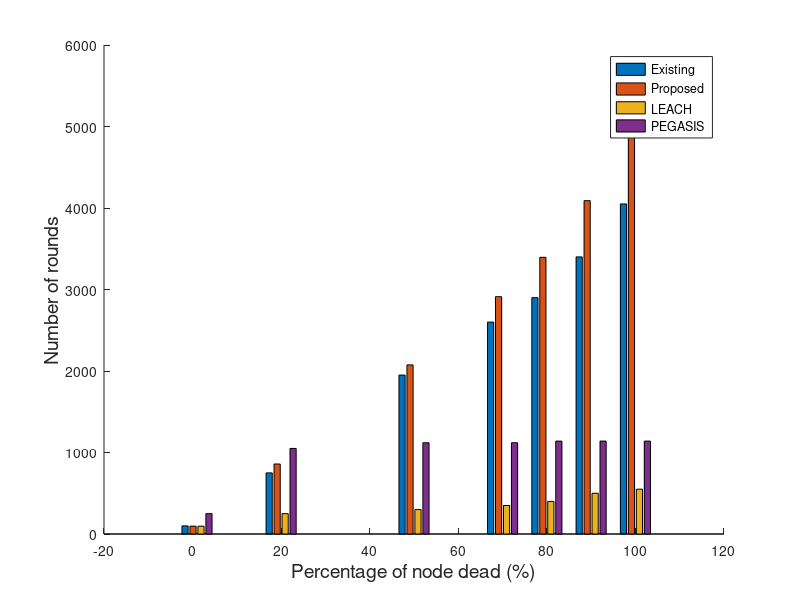

Here is the MATLAB script that generated this plot:
hold on;
x=[1 20 50 70 80 90 100];
% the number of dead node : [1 80 200 280 320 360 400] 
y1=[100 750 1950 2600 2900 3400 4050];
y2=[96 859 2075 2912 3395 4090 5066]; % determine by yourself
y3=[96 250 300 350 400 500 550];
y4=[250 1050 1120 1120 1140 1140 1140 ];
bpcombined = [y1(:), y2(:), y3(:), y4(:)];      
hb = bar(x, bpcombined, 'grouped')              
legend('Existing','Proposed','LEACH','PEGASIS') 
xlabel('Percentage of node dead (%)','fontsize',14);
ylabel('Number of rounds','fontsize',14);